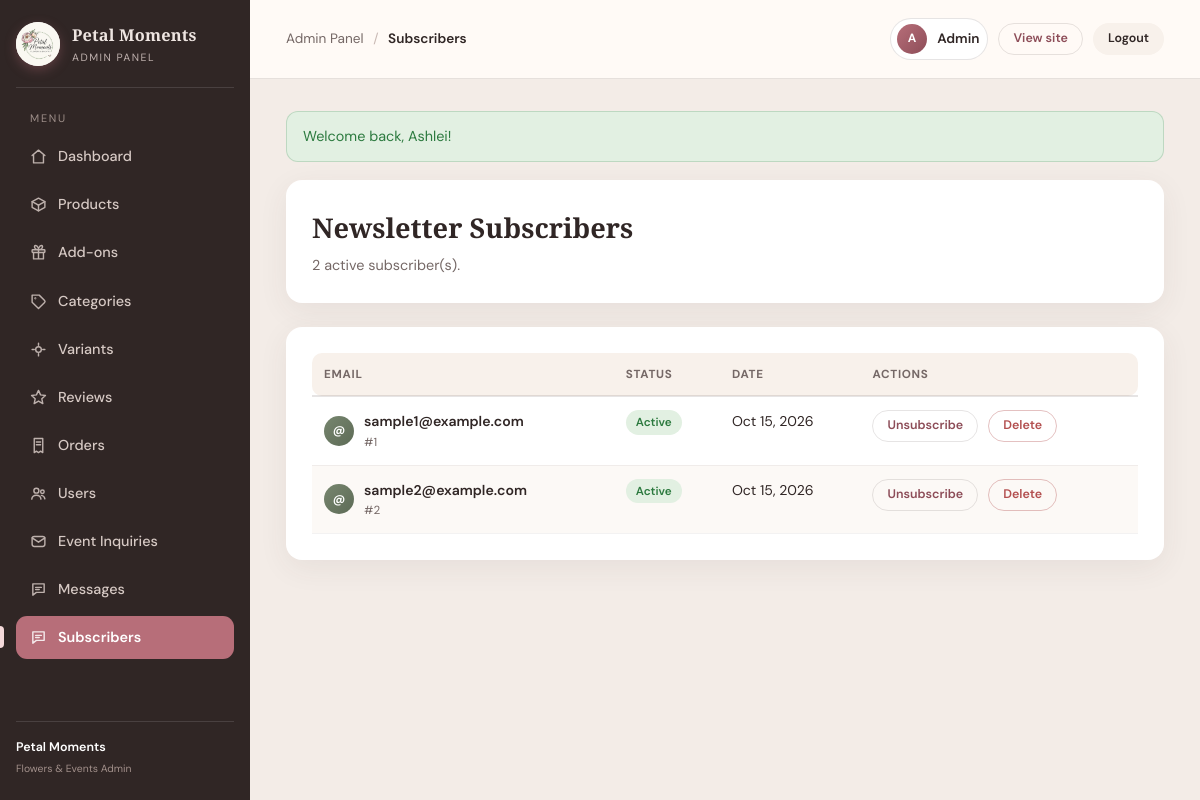
Screenshot of /admin/subscribers.php (signed in) with the database file from the repository.
### tables this page shows
CREATE TABLE newsletter_subscribers (
  id           INT UNSIGNED AUTO_INCREMENT PRIMARY KEY,
  email        VARCHAR(120) NOT NULL UNIQUE,
  is_subscribed TINYINT(1)  NOT NULL DEFAULT 1,
  created_at   TIMESTAMP    NOT NULL DEFAULT CURRENT_TIMESTAMP
);

### config/functions.php (called while the page is built, shortened)
<?php
function e($value)
{
    return htmlspecialchars((string)$value);
}

### admin/subscribers.php (the view, shortened to what this page needs)
<?php
include __DIR__ . '/includes/admin_header.php';
$pdo = db();
$subs = $pdo->query("SELECT * FROM newsletter_subscribers ORDER BY created_at DESC")->fetchAll();
$count = $pdo->query("SELECT COUNT(*) FROM newsletter_subscribers WHERE is_subscribed=1")->fetchColumn();
?>
<div class="admin-card"><h1>Newsletter Subscribers</h1><p><?php echo (int)$count; ?> active subscriber(s).</p></div>
<div class="admin-card">
    <div class="table-scroll">
    <table class="admin-table">
        <thead><tr><th>Email</th><th>Status</th><th>Date</th><th>Actions</th></tr></thead>
        <tbody>
        <?php foreach ($subs as $s): ?>
            <tr>
                <td>
                    <div class="cell-with-thumb">
                        <span class="avatar avatar-sm avatar-sage">@</span>
                        <div><strong><?php echo e($s['email']); ?></strong><small>#<?php echo (int)$s['id']; ?></small></div>
                    </div>
                </td>
                <td><span class="chip <?php echo $s['is_subscribed'] ? 'chip-in' : 'chip-out'; ?>"><?php echo $s['is_subscribed'] ? 'Active' : 'Inactive'; ?></span></td>
                <td><?php echo date('M j, Y', strtotime($s['created_at'])); ?></td>
                <td>
                    <div class="cell-actions">
                        <a class="btn btn-ghost btn-sm" href="subscribers.php?toggle=<?php echo (int)$s['id']; ?>"><?php echo $s['is_subscribed'] ? 'Unsubscribe' : 'Subscribe'; ?></a>
                        <a class="btn btn-danger btn-sm" href="subscribers.php?delete=<?php echo (int)$s['id']; ?>" onclick="return confirm('Remove this subscriber?');">Delete</a>
                    </div>
                </td>
            </tr>
        <?php endforeach; ?>
        </tbody>
    </table>
    </div>
</div>
<?php include __DIR__ . '/includes/admin_footer.php'; ?>

### admin/admin_style.css (style rules this page uses)
:root { --cream: #fffaf6; --paper: #f8f1eb; --blush: #ead4cf; --rose: #b76e79; --rose-dark: #8d4d58; --sage: #77866f; --ink: #302625; --muted: #756866; --white: #ffffff; --border: rgba(48, 38, 37, 0.12); --shadow: 0 8px 30px rgba(75, 54, 50, 0.07); --radius: 16px; }
* { box-sizing: border-box; margin: 0; padding: 0; }
html { scrollbar-color: var(--blush) transparent; }
body.admin-body { font-family: "DM Sans", sans-serif; color: var(--ink); background: #f3ece7; line-height: 1.6; }
a { text-decoration: none; color: var(--rose-dark); }
.avatar { display: inline-grid; place-items: center; width: 40px; height: 40px; border-radius: 50%; font-weight: 700; color: #fff; background: linear-gradient(135deg, var(--rose), var(--rose-dark)); font-size: 0.95rem; flex-shrink: 0; }
.avatar-sm { width: 30px; height: 30px; font-size: 0.75rem; }
.avatar-sage { background: linear-gradient(135deg, var(--sage), #5d6b56); }
.admin-card { background: var(--white); border-radius: var(--radius); padding: 26px; box-shadow: var(--shadow); margin-bottom: 24px; }
.admin-card h1 { font-family: "Playfair Display", serif; font-size: 1.7rem; }
.admin-card p { color: var(--muted); font-size: 0.9rem; margin-top: 4px; }
.table-scroll { overflow-x: auto; }
.admin-table { width: 100%; border-collapse: collapse; font-size: 0.88rem; }
.admin-table thead th { text-align: left; padding: 12px 12px; background: var(--paper); border-bottom: 2px solid var(--border); color: var(--muted); font-size: 0.73rem; text-transform: uppercase; letter-spacing: 0.06em; }
.admin-table thead th:first-child { border-radius: 10px 0 0 10px; }
.admin-table thead th:last-child { border-radius: 0 10px 10px 0; }
.admin-table tbody tr { transition: background 0.12s ease; }
.admin-table tbody tr:nth-child(even) { background: rgba(248,241,235,0.45); }
.admin-table td { padding: 13px 12px; border-bottom: 1px solid rgba(48,38,37,0.06); vertical-align: top; }
.admin-table td small { color: var(--muted); display: block; }
.cell-with-thumb { display: flex; align-items: center; gap: 10px; }
.cell-with-thumb strong { display: block; font-weight: 600; }
.cell-with-thumb small { color: var(--muted); }
.chip { display: inline-block; padding: 3px 10px; border-radius: 999px; font-size: 0.73rem; font-weight: 600; }
.chip-in { background: #e2f0e2; color: #2c7a3f; }
.btn { display: inline-flex; align-items: center; justify-content: center; min-height: 42px; border-radius: 999px; padding: 0 22px; border: 1px solid transparent; font-weight: 600; font-size: 0.85rem; transition: 0.2s ease; }
.btn-ghost { background: transparent; color: var(--rose-dark); border-color: var(--border); }
.btn-danger { background: transparent; color: #b34f4f; border-color: rgba(179,79,79,0.35); }
.btn-sm { min-height: 32px; padding: 0 14px; font-size: 0.78rem; border-radius: 999px; }
.cell-actions { display: inline-flex; align-items: center; gap: 10px; flex-wrap: wrap; }

### rows the page displays
newsletter_subscribers: email "sample1@example.com", id "1", is_subscribed "Active", created_at "Oct 15, 2026"
newsletter_subscribers: email "sample2@example.com", id "2", is_subscribed "Active", created_at "Oct 15, 2026"

### other values shown
$crumbLabel "Subscribers"
$flashMsg['message'] "Welcome back, Ashlei!"
$count "2"
